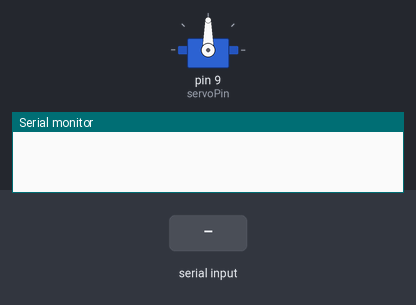
This sketch was run on a simulated Arduino Uno, built with avr-gcc and run on an emulated ATmega328P. Parts: servo, the last lines printed to the serial monitor. Inputs (shaded band) come from the test bench.

Above: at 1.2 s.
1.3 s: "30,150\n" received over Serial
At 3.5 s:
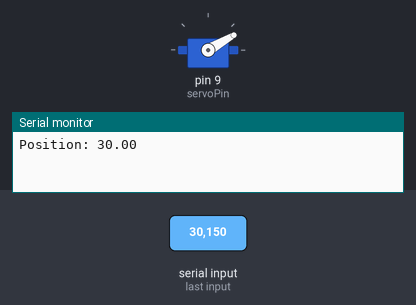
3.8 s: "0\n" received over Serial
At 5.4 s:
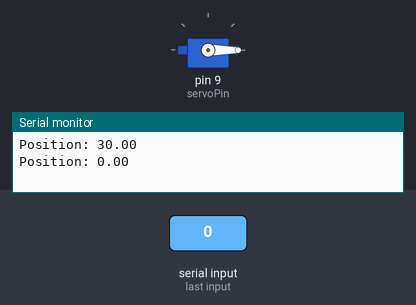
6.3 s: "200\n" received over Serial
At 8.5 s:
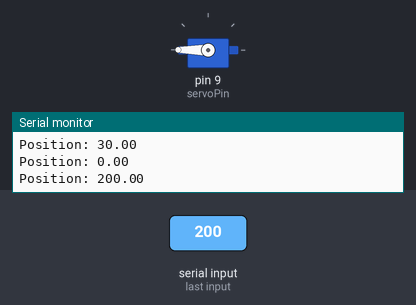
8.8 s: "90,45\n" received over Serial
At 10.5 s:
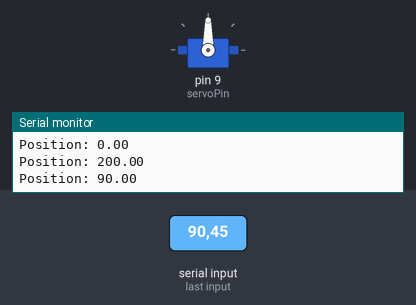
Timing chart, 0 to 12.0 s (numbered marks = the images above; inputs shaded):
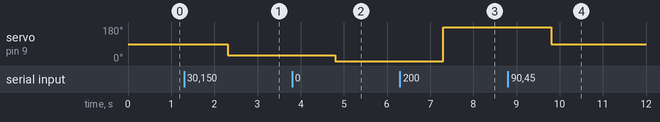

The sketch:

30._Python_to_Arduino_with_Servo.ino
```cpp
#include <Servo.h>
int servoPin=9;
Servo myServo;
float servPos;

void setup() {
  // put your setup code here, to run once:
Serial.begin(9600);
pinMode(servoPin,OUTPUT);
myServo.attach(servoPin);
}

void loop() {
  // put your main code here, to run repeatedly:
while(Serial.available()==0)
{

}
servPos=Serial.readStringUntil('\r').toFloat();
myServo.write(servPos);
Serial.print("Position: ");
Serial.println(servPos);
Serial.println();
}
```

Measured:
- after the input at 1.3 s, servo on pin 9 (servoPin): 90° → 30° after 1.0 s
- after the input at 3.8 s, servo on pin 9 (servoPin): 30° → 0° after 1.0 s
- after the input at 6.3 s, servo on pin 9 (servoPin): 0° → 180° after 1.0 s
- after the input at 8.8 s, servo on pin 9 (servoPin): 180° → 90° after 1.0 s
